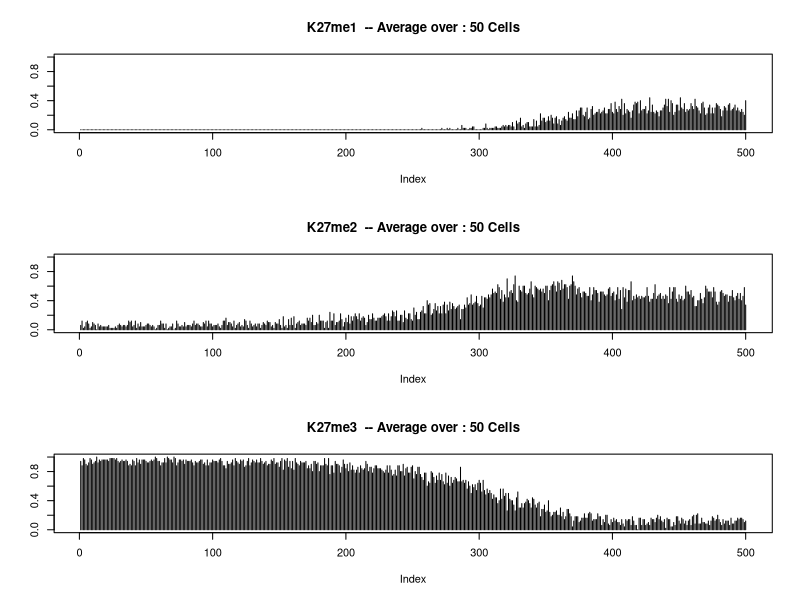
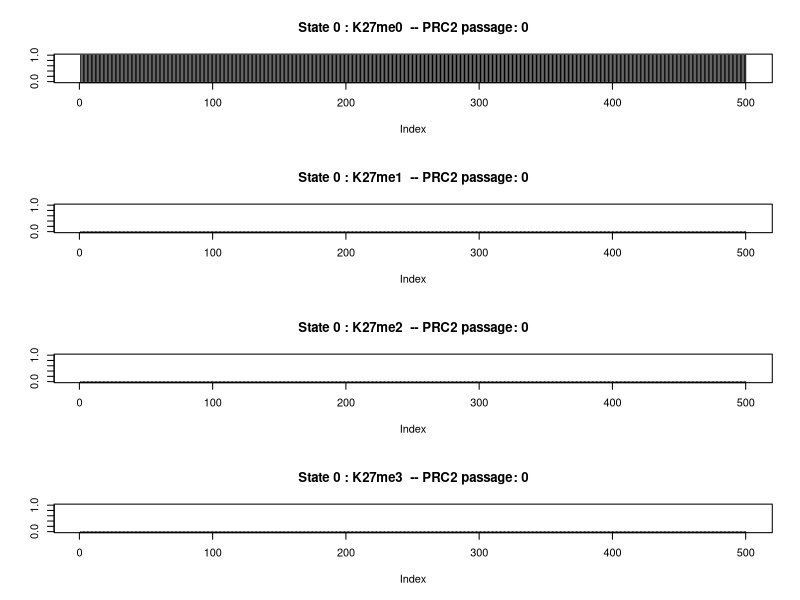
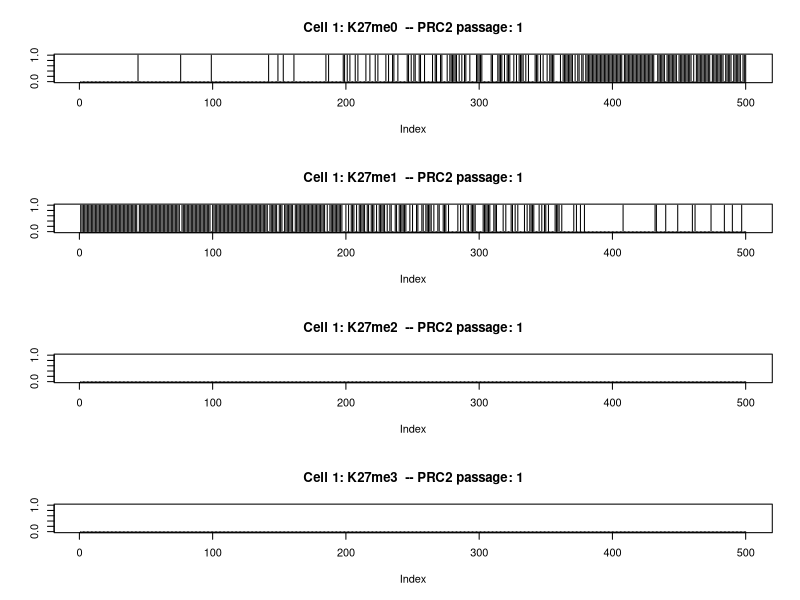
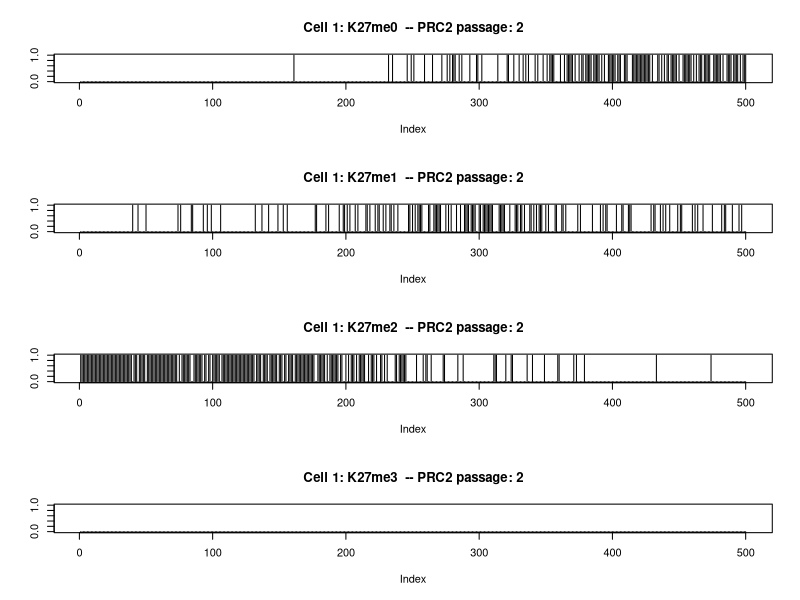
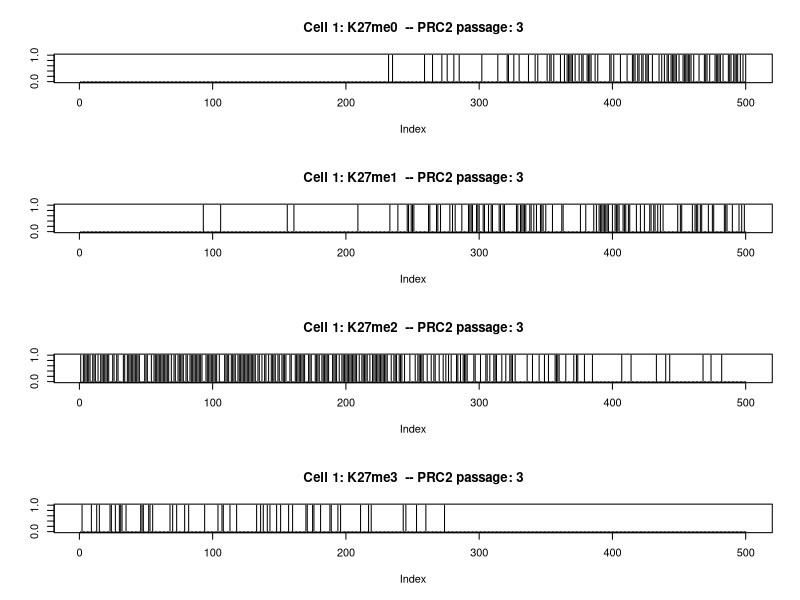
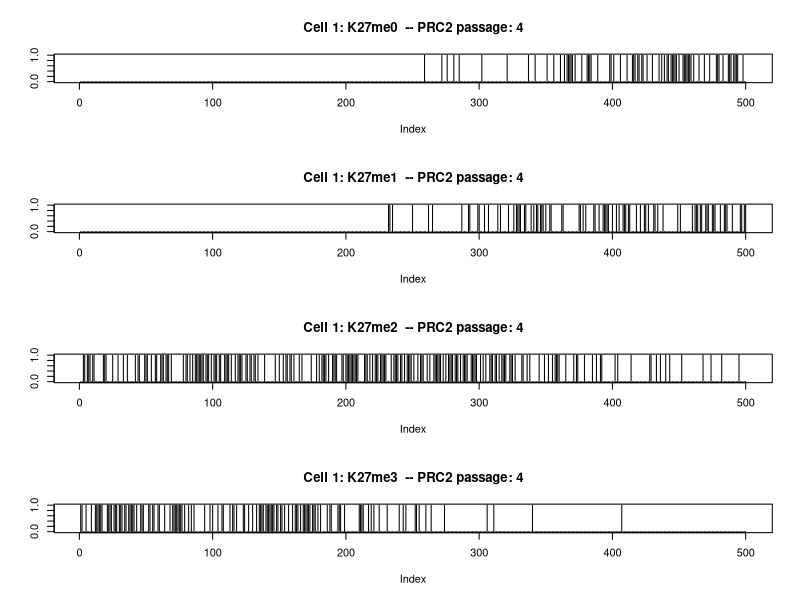
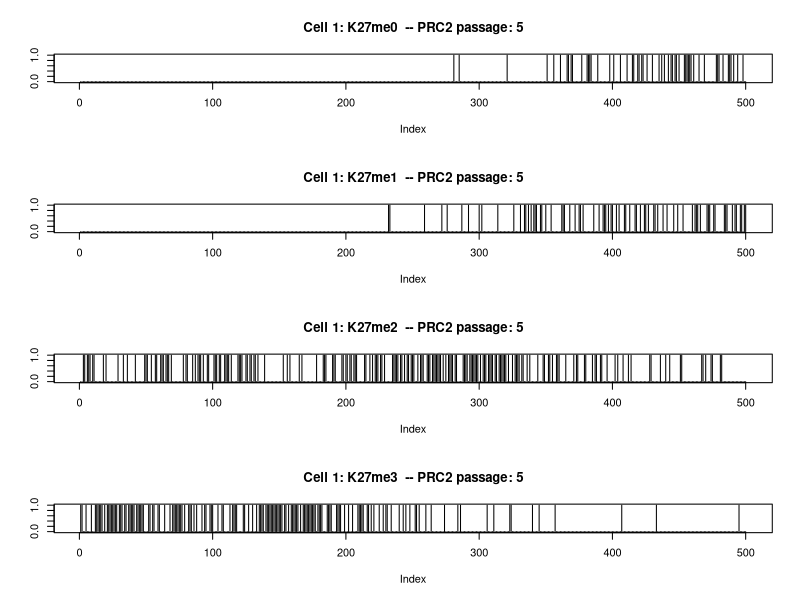
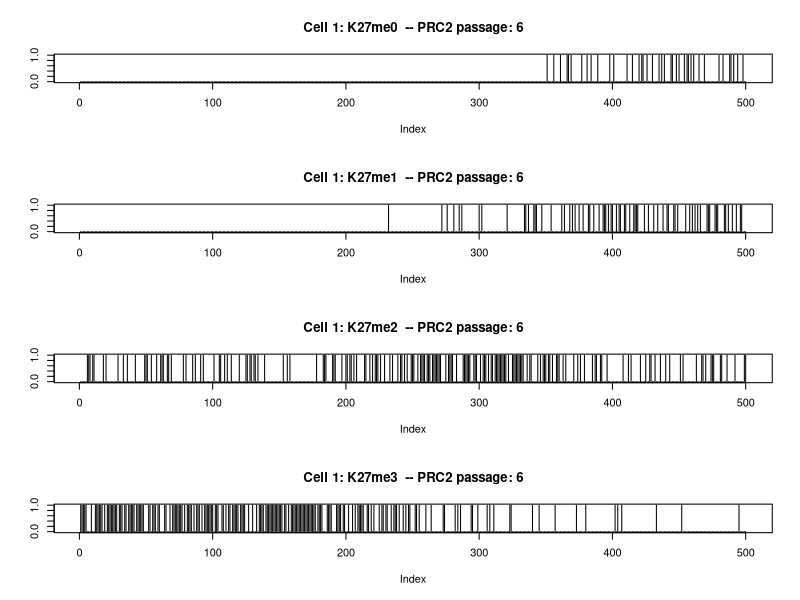

Generate these figures, in order, with R:
setwd("~/Desktop/Histone_Mark_Simulation/Images/new/")
options(scipen=999)
mysamp <- function(n, m, s, lwr, upr, nnorm) {
  samp <- rnorm(nnorm, m, s)
  samp <- samp[samp >= lwr & samp <= upr]
  if (length(samp) >= n) {
    return(sample(samp, n))
  }  
  stop(simpleError("Not enough values to sample from. Try increasing nnorm."))
}

nnuc=500
### prc2 initiation
prc2=0
mitosis=10
burden12=0.00
burden23=0.55
# population initiation
finalz<-data.frame(integer(nnuc),integer(nnuc),integer(nnuc),integer(nnuc),integer(nnuc))
colnames(finalz)<-c("N","me0","me1","me2","me3")
for (n in 1:nnuc)
{
finalz$N[n]=n
finalz$me0[n]=0
finalz$me1[n]=0
finalz$me2[n]=0
finalz$me3[n]=0
}


passages<- data.frame(matrix(nrow = nnuc,ncol = (3*mitosis)))
passcolnames<-c()
#passcolnames<-c("N")
for (i in 1:mitosis){
#  passcolnames<-c(passcolnames,paste(i,"me0",sep="_"))
  passcolnames<-c(passcolnames,paste(i,"me1",sep="_"))
  passcolnames<-c(passcolnames,paste(i,"me2",sep="_"))
  passcolnames<-c(passcolnames,paste(i,"me3",sep="_"))
}
colnames(passages)<-passcolnames
 for (n in 1:nnuc)
 {
#   passages$N[n]=n
  passages[n,]=0
 }




 for (cell in 1:50)  {
   set.seed(cell)
   ### Creating Naked Chromatin
   chromatin<-data.frame(integer(nnuc),integer(nnuc),integer(nnuc),integer(nnuc),integer(nnuc),integer(nnuc))
   colnames(chromatin)<-c("N","S","me0","me1","me2","me3")


  for (n in 1:nnuc)
    {
    chromatin$N[n]=n
    chromatin$S[n]=0
    chromatin$me0[n]=1
    chromatin$me1[n]=0
    chromatin$me2[n]=0
    chromatin$me3[n]=0
    }
 if (cell ==1)
   {
     png(paste("~/Desktop/Histone_Mark_Simulation/Images/000-3marks-average.png",sep=""),width = 800,height = 600)
   
     par(mfrow=c(4,1))
     plot(chromatin$me0,type = "h", ylim = c(0,1), main = paste("State 0 : K27me0","  -- PRC2 passage: ",prc2,sep=""),ylab="")
     plot(chromatin$me1,type = "h", ylim = c(0,1), main = paste("State 0 : K27me1","  -- PRC2 passage: ",prc2,sep=""),ylab="")
     plot(chromatin$me2,type = "h", ylim = c(0,1), main = paste("State 0 : K27me2","  -- PRC2 passage: ",prc2,sep=""),ylab="")
     plot(chromatin$me3,type = "h", ylim = c(0,1), main = paste("State 0 : K27me3","  -- PRC2 passage: ",prc2,sep=""),ylab="")
   dev.off()
    }

    padd0=c()
    padd1=c()
    padd2=c()
    padd3=c()


    ### Runs of PRC2
    for (prc2 in 1:mitosis) {
      ### Depositing marks
      for (n in 1:nnuc)
        {
        
        padd1[n]=mysamp(n=1, m=0.69, s=0.1, lwr=0, upr=1, nnorm=100)
        padd2[n]=mysamp(n=1, m=0.01, s=0.1, lwr=0, upr=1, nnorm=100)
        padd3[n]=mysamp(n=1, m=0.00, s=0.1, lwr=0, upr=1, nnorm=100)
        padd0[n]=1-(sum(padd1[n],padd2[n],padd3[n]))
  
  
        # PRC2 halflife
        if (0.3-(n/nnuc) < 0 ){lower=0} else {lower=0.3-(n/nnuc)}
        if (1.3-(n/nnuc) > 1){upper=1} else {upper=1.3-(n/nnuc)}
        if (0.8-(n/nnuc) < 0){meaner=0} else {meaner=0.8-(n/nnuc)}
  
        chromatin$pE[n]=mysamp(n=1, m=meaner, s=0.05, lwr=lower, upr=upper, nnorm=100)

        chromatin$pDep0[n]=padd0[n]
        chromatin$pDep1[n]=padd1[n]*chromatin$pE[n]
        chromatin$pDep2[n]=padd2[n]*chromatin$pE[n]
        chromatin$pDep3[n]=padd3[n]*chromatin$pE[n]
        chromatin$pmax[n]=max(c(chromatin$pDep0[n],chromatin$pDep1[n],chromatin$pDep2[n],chromatin$pDep3[n]))
   #     print (paste ("Cell: ",cell," --- PRC2 passage: ",prc2))

        if (chromatin$S[n] == 0)
          {
          if(chromatin$pDep0[n] == chromatin$pmax[n])
            {
            chromatin$me0[n]=1
            chromatin$me1[n]=0
            chromatin$me2[n]=0
            chromatin$me3[n]=0
            } else if(chromatin$pDep1[n] == chromatin$pmax[n]) {
            chromatin$S[n]=1
            chromatin$me0[n]=0
            chromatin$me1[n]=1
            chromatin$me2[n]=0
            chromatin$me3[n]=0
            } else  if(chromatin$pDep2[n] == chromatin$pmax[n]) {
            chromatin$S[n]=2
            chromatin$me0[n]=0
            chromatin$me1[n]=0
            chromatin$me2[n]=1
            chromatin$me3[n]=0
            } else  if(chromatin$pDep3[n] == chromatin$pmax[n]) {
            chromatin$S[n]=3
            chromatin$me0[n]=0
            chromatin$me1[n]=0
            chromatin$me2[n]=0
            chromatin$me3[n]=1
             }
          } else if (chromatin$S[n] == 1)  {
            if(chromatin$pDep0[n] == chromatin$pmax[n])
            {
            chromatin$S[n]=1
            chromatin$me0[n]=0
            chromatin$me1[n]=1
            chromatin$me2[n]=0
            chromatin$me3[n]=0
            } else if(chromatin$pDep1[n] == chromatin$pmax[n] & rnorm(1,mean=0.5,sd=0.1) > burden12) {
            chromatin$S[n]=2
            chromatin$me0[n]=0
            chromatin$me1[n]=0
            chromatin$me2[n]=1
            chromatin$me3[n]=0
            } else  if(chromatin$pDep2[n] == chromatin$pmax[n]) {
            chromatin$S[n]=3
            chromatin$me0[n]=0
            chromatin$me1[n]=0
            chromatin$me2[n]=0
            chromatin$me3[n]=1
            } 
        } else if (chromatin$S[n] == 2)  {
        if(chromatin$pDep0[n] == chromatin$pmax[n])
          {
            chromatin$S[n]=2
            chromatin$me0[n]=0
            chromatin$me1[n]=0
            chromatin$me2[n]=1
            chromatin$me3[n]=0
            } else if(chromatin$pDep1[n] == chromatin$pmax[n]  & rnorm(1,mean=0.5,sd=0.1) > burden23)  {
            chromatin$S[n]=3
            chromatin$me0[n]=0
            chromatin$me1[n]=0
            chromatin$me2[n]=0
            chromatin$me3[n]=1
            }
          }
        }
  
  
  
#prc2=(prc2)+1
#print (prc2)

if (cell ==1 && prc2>0){
png(paste("~/Desktop/Histone_Mark_Simulation/Images/",prc2,"-3marks-average.png",sep=""),width = 800,height = 600)
  
 par(mfrow=c(4,1))
 plot(chromatin$me0,type = "h", ylim = c(0,1), main = paste("Cell 1: K27me0","  -- PRC2 passage: ",prc2,sep=""),ylab="")
 plot(chromatin$me1,type = "h", ylim = c(0,1), main = paste("Cell 1: K27me1","  -- PRC2 passage: ",prc2,sep=""),ylab="")
 plot(chromatin$me2,type = "h", ylim = c(0,1), main = paste("Cell 1: K27me2","  -- PRC2 passage: ",prc2,sep=""),ylab="")
 plot(chromatin$me3,type = "h", ylim = c(0,1), main = paste("Cell 1: K27me3","  -- PRC2 passage: ",prc2,sep=""),ylab="")
dev.off()
}

      
      colnumber=(prc2-1)*3
#      passages[,colnumber]=passages[,colnumber]+chromatin$me0
      passages[,(colnumber+1)]=passages[,(colnumber+1)]+chromatin$me1
      passages[,(colnumber+2)]=passages[,(colnumber+2)]+chromatin$me2
      passages[,(colnumber+3)]=passages[,(colnumber+3)]+chromatin$me3      

      
      
      
}

    
finalz$me0<-finalz$me0+chromatin$me0
finalz$me1<-finalz$me1+chromatin$me1
finalz$me2<-finalz$me2+chromatin$me2
finalz$me3<-finalz$me3+chromatin$me3
print ("iteration")
print (cell)
#print ("chromatin3")
#print(chromatin$me3)


}




finalz$me0av<-finalz$me0/cell
finalz$me1av<-finalz$me1/cell
finalz$me2av<-finalz$me2/cell
finalz$me3av<-finalz$me3/cell

# 
#png(paste("~/Desktop/Histone_Mark_Simulation/Images/999-Average-over ",cell,"-3marks-average.png",sep=""),width = 800,height = 600)

par(mfrow=c(3,1))
#plot(finalz$me0av,type = "h", ylim = c(0,1), main = paste("K27me0","  -- Average over : ",cell," Cells",sep=""),ylab="")
plot(finalz$me1av,type = "h", ylim = c(0,1), main = paste("K27me1","  -- Average over : ",cell," Cells",sep=""),ylab="")
plot(finalz$me2av,type = "h", ylim = c(0,1), main = paste("K27me2","  -- Average over : ",cell," Cells",sep=""),ylab="")
plot(finalz$me3av,type = "h", ylim = c(0,1), main = paste("K27me3","  -- Average over : ",cell," Cells",sep=""),ylab="")
#dev.off()


 for (state in 0:(mitosis-1))
 {
   png(paste("~/Desktop/Histone_Mark_Simulation/Images/Average_State-",state,"-3marks-average.png",sep=""),width = 800,height = 600)
   par(mfrow=c(3,1))
   
   plot((passages[,(3*state)+1]/cell),type = "h", ylim = c(0,1), main = paste("K27me1","  -- Average over : ",cell," Cells",sep=""),ylab="")
   plot((passages[,(3*state)+2]/cell),type = "h", ylim = c(0,1), main = paste("K27me2","  -- Average over : ",cell," Cells",sep=""),ylab="")
   plot((passages[,(3*state)+3]/cell),type = "h", ylim = c(0,1), main = paste("K27me3","  -- Average over : ",cell," Cells",sep=""),ylab="")
   dev.off()
   
}

# 3 4 5
# 7 8 9















# 
# x<-c() 
# nnuc=1000
# for (n in 1:nnuc){if (0.5-(n/nnuc) < 0 ){lower=0} else {lower=0.5-(n/nnuc)};if (1.5-(n/nnuc) > 1){upper=1} else {upper=1.5-(n/nnuc)};x<-c(x,mysamp(n=1, m=(1-(n/nnuc)), s=0.1, lwr=lower, upr=upper, nnorm=10000))}
# par(mfrow=c(1,0)) 
# plot(x)
# summary(x)
